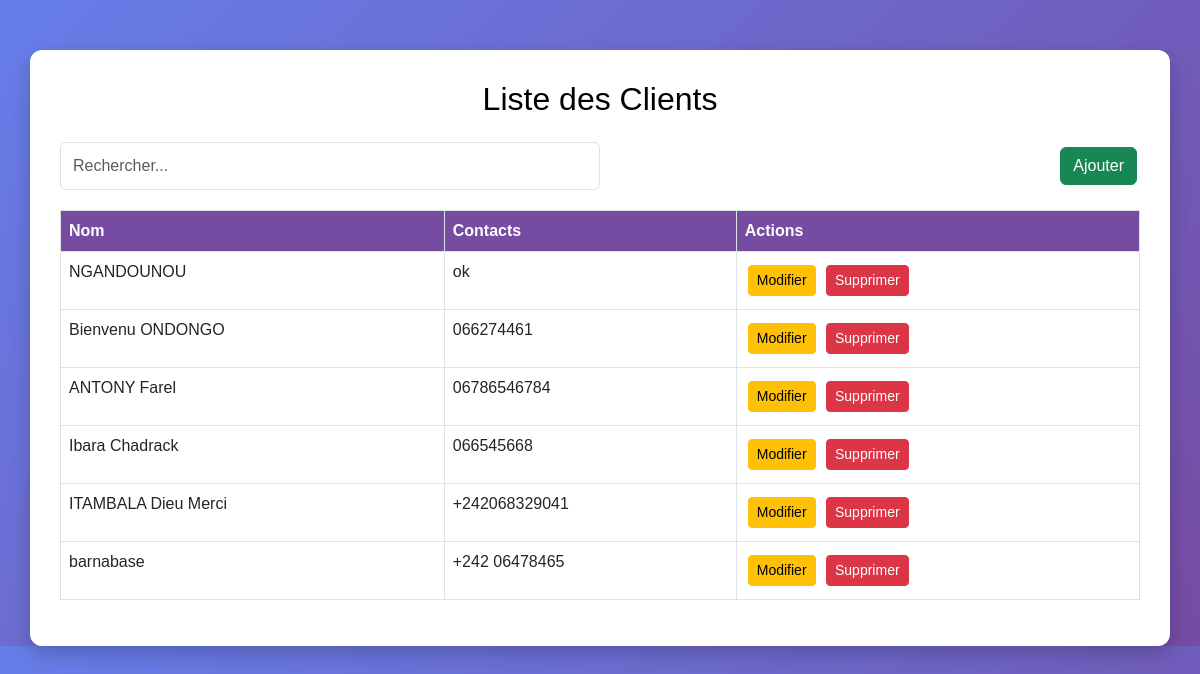
The app's page /gproduit/clients/ with its own data.
### gproduit/models.py (models this page shows, shortened)
class client (models.Model):
    nom = models.CharField(max_length = 100)
    Tel = models.CharField(max_length = 13)

### gproduit/views.py (the view)
# urls.py: path('clients/', clients_e, name="clients"),
def clients_e(request):
    cl = client.objects.all()
    return render(request, 'clients_p.html', {'clients':cl})

### gproduit/templates/clients_p.html (shortened to what this page needs)
<!DOCTYPE html>
<html lang="fr">
<head>
    <link rel="stylesheet" href="https://cdn.jsdelivr.net/npm/bootstrap@5.3.0/dist/css/bootstrap.min.css">
</head>
<body>
<div class="container">
    <h2 class="text-center mb-4">Liste des Clients</h2>
    <div class="top-bar">
        <input type='text' class='form-control w-50' placeholder='Rechercher...'>
        <div>
            <a href='#' class='btn btn-success'>Ajouter</a>
        </div>
    </div>
    <table class="table table-bordered table-hover">
        <thead>
            <tr>
                <th>Nom</th>
                <th>Contacts</th>
                <th>Actions</th>
            </tr>
        </thead>
        <tbody>
           {% for client  in clients  %}
            <tr>
                <td> {{client.nom}} </td>
                <td> {{client.Tel}} </td>
                <td>
                    <a href="#" class="btn btn-sm btn-warning">Modifier</a>
                    <a href="#" class="btn btn-sm btn-danger">Supprimer</a>
                </td>
            </tr>
           {% endfor %}
        </tbody>
    </table>
</div>
</body>
</html>

### gproduit/templates/clients_p.html (style rules this page uses)
body { background: linear-gradient(135deg, #667eea 0%, #764ba2 100%); font-family: Arial, sans-serif; color: white; }
.container { background-color: white; margin-top: 50px; padding: 30px; border-radius: 12px; box-shadow: 0 8px 20px rgba(0, 0, 0, 0.2); color: black; }
.table th { background-color: #764ba2; color: white; }
.btn { margin: 5px 3px; }
.top-bar { display: flex; justify-content: space-between; flex-wrap: wrap; margin-bottom: 20px; }

### records on screen
client: nom "NGANDOUNOU", Tel "ok"
client: nom "Bienvenu ONDONGO", Tel "066274461"
client: nom "ANTONY Farel", Tel "06786546784"
client: nom "Ibara Chadrack", Tel "066545668"
client: nom "ITAMBALA Dieu Merci", Tel "+242068329041"
client: nom "barnabase", Tel "+242 06478465"
